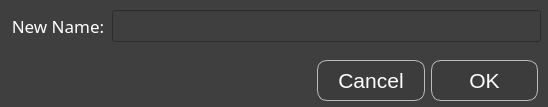
<?xml version="1.0" encoding="UTF-8"?>
<ui version="4.0">
 <class>Rename</class>
 <widget class="QWidget" name="Rename">
  <property name="geometry">
   <rect>
    <x>0</x>
    <y>0</y>
    <width>548</width>
    <height>107</height>
   </rect>
  </property>
  <property name="sizePolicy">
   <sizepolicy hsizetype="Fixed" vsizetype="Fixed">
    <horstretch>0</horstretch>
    <verstretch>0</verstretch>
   </sizepolicy>
  </property>
  <property name="minimumSize">
   <size>
    <width>548</width>
    <height>107</height>
   </size>
  </property>
  <property name="maximumSize">
   <size>
    <width>548</width>
    <height>107</height>
   </size>
  </property>
  <property name="windowTitle">
   <string>Rename</string>
  </property>
  <property name="windowIcon">
   <iconset resource="../resources.qrc">
    <normaloff>:/icons/icons/window_icon.jpg</normaloff>:/icons/icons/window_icon.jpg</iconset>
  </property>
  <property name="styleSheet">
   <string notr="true">color: rgb(255, 255, 255);
font: 75 13pt &quot;Century Gothic&quot;;
selection-background-color: rgb(188, 188, 188);
selection-color: rgb(0, 0, 0);
border-color: rgb(15, 15, 15);
background-color: rgb(63, 63, 63);
alternate-background-color: rgb(188, 188, 188);</string>
  </property>
  <widget class="QWidget" name="formLayoutWidget">
   <property name="geometry">
    <rect>
     <x>10</x>
     <y>10</y>
     <width>531</width>
     <height>41</height>
    </rect>
   </property>
   <layout class="QFormLayout" name="formLayout">
    <item row="0" column="0">
     <widget class="QLabel" name="label_name">
      <property name="sizePolicy">
       <sizepolicy hsizetype="Preferred" vsizetype="Fixed">
        <horstretch>0</horstretch>
        <verstretch>0</verstretch>
       </sizepolicy>
      </property>
      <property name="minimumSize">
       <size>
        <width>96</width>
        <height>32</height>
       </size>
      </property>
      <property name="font">
       <font>
        <family>Century Gothic</family>
        <pointsize>13</pointsize>
        <weight>9</weight>
        <italic>false</italic>
        <bold>false</bold>
       </font>
      </property>
      <property name="text">
       <string>New Name:</string>
      </property>
      <property name="textFormat">
       <enum>Qt::AutoText</enum>
      </property>
      <property name="scaledContents">
       <bool>false</bool>
      </property>
      <property name="alignment">
       <set>Qt::AlignCenter</set>
      </property>
     </widget>
    </item>
    <item row="0" column="1">
     <widget class="QLineEdit" name="lineEdit_name">
      <property name="minimumSize">
       <size>
        <width>0</width>
        <height>32</height>
       </size>
      </property>
     </widget>
    </item>
   </layout>
  </widget>
  <widget class="QWidget" name="horizontalLayoutWidget">
   <property name="geometry">
    <rect>
     <x>317</x>
     <y>60</y>
     <width>221</width>
     <height>41</height>
    </rect>
   </property>
   <layout class="QHBoxLayout" name="horizontalLayout">
    <item>
     <widget class="QPushButton" name="button_cancel">
      <property name="sizePolicy">
       <sizepolicy hsizetype="Minimum" vsizetype="Preferred">
        <horstretch>0</horstretch>
        <verstretch>0</verstretch>
       </sizepolicy>
      </property>
      <property name="styleSheet">
       <string notr="true">QPushButton {
	background-color: rgb(60, 60, 60);
    border-radius: 10px;
    border: 1px solid rgb(188, 188, 188);
	font-size: 16pt;
}
QPushButton:hover{
	background-color: rgb(188, 188, 188);
	color: rgb(0, 0, 0);
}</string>
      </property>
      <property name="text">
       <string>Cancel</string>
      </property>
     </widget>
    </item>
    <item>
     <widget class="QPushButton" name="button_ok">
      <property name="sizePolicy">
       <sizepolicy hsizetype="Minimum" vsizetype="Preferred">
        <horstretch>0</horstretch>
        <verstretch>0</verstretch>
       </sizepolicy>
      </property>
      <property name="styleSheet">
       <string notr="true">QPushButton {
	background-color: rgb(60, 60, 60);
    border-radius: 10px;
    border: 1px solid rgb(188, 188, 188);
	font-size: 16pt;
}
QPushButton:hover{
	background-color: rgb(188, 188, 188);
	color: rgb(0, 0, 0);
}</string>
      </property>
      <property name="text">
       <string>OK</string>
      </property>
     </widget>
    </item>
   </layout>
  </widget>
 </widget>
 <resources>
  <include location="../resources.qrc"/>
 </resources>
 <connections/>
</ui>
